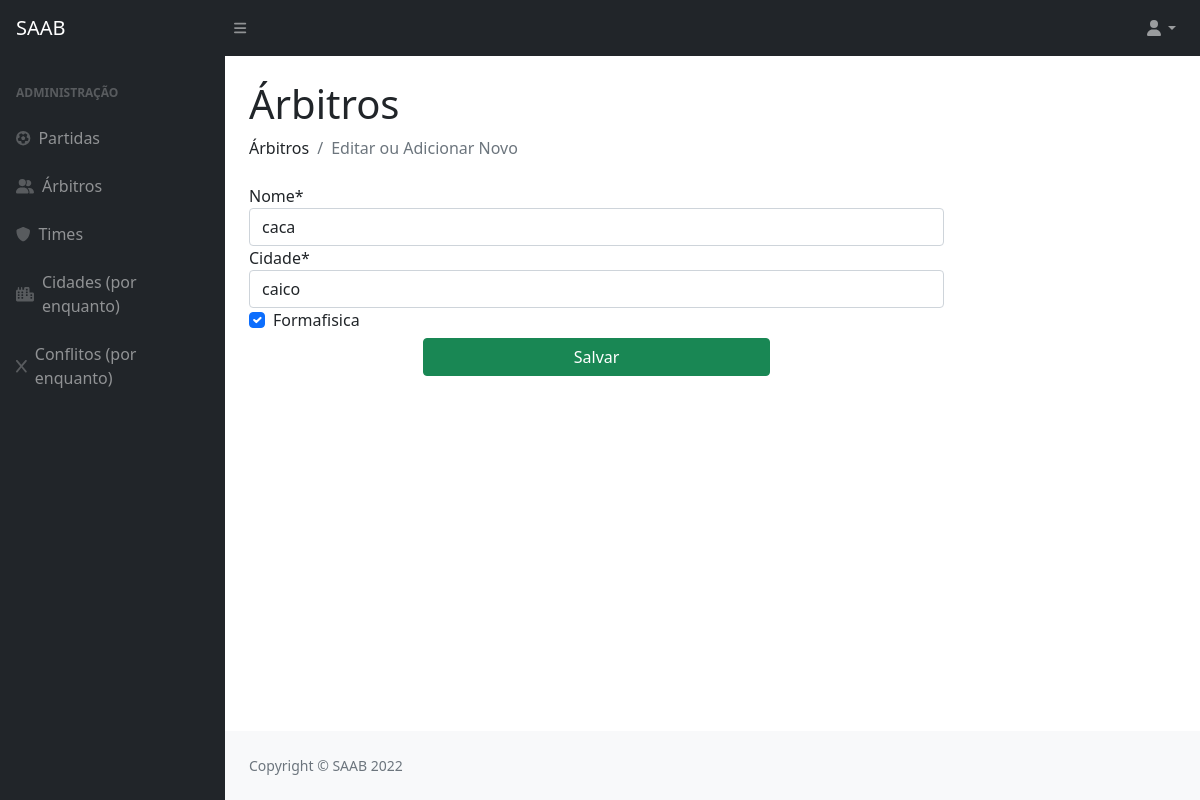
The page /updateArbitro/2 on the database its author committed.
### privado/models.py (models this page shows, shortened)
class Arbitro(models.Model):
    codigo = models.AutoField(primary_key=True)
    cidade = models.ForeignKey(Cidade, on_delete=models.CASCADE)
    nome = models.CharField(max_length=100)
    formafisica = models.BooleanField()

class Cidade(models.Model):
    codigo = models.AutoField(primary_key=True)
    nome = models.CharField(max_length=100)
    def __str__(self):
        return (self.nome)

### privado/views.py (the view)
# urls.py: path('updateArbitro/<int:id>', updateArbitro, name="url_updateArbitro"),
def updateArbitro(request, id):
    arbi = Arbitro.objects.get(pk=id)
    formArbitro = ArbitroForm(request.POST or None, instance=arbi)
    if formArbitro.is_valid() :
        formArbitro.save()
        return redirect("/arbitros")
    pacote = {"formArbitro": formArbitro}
    return render(request, "SAAB/formArbitro.html", pacote)

### privado/form.py
class ArbitroForm(ModelForm):
    class Meta:
        model = Arbitro
        fields = ["nome", "cidade", "formafisica"]

### privado/templates/SAAB/formArbitro.html (shortened to what this page needs)
{% extends 'SAAB/layout.html' %}
{% block conteudo %}
{% load static %}
{% load crispy_forms_tags %}
<!DOCTYPE html>
<html>
    <head>
    </head>
    <body>
        <h1 class="mt-4">Árbitros</h1>
        <ol class="breadcrumb mb-4">
            <li class="breadcrumb-item">Árbitros</li>
            <li class="breadcrumb-item active">Editar ou Adicionar Novo</li>
        </ol>
        <form method="post" class="w-75">
            {{ formArbitro|crispy }}
            <div class="w-100 text-center">
                <button type="submit" class="w-50 mt-1 btn btn-success">Salvar</button>
            </div>
        </form>
    </body>
</html>
{% endblock %}

### rows shown on the page
Arbitro: nome "caca", cidade "caico", formafisica "☑"
